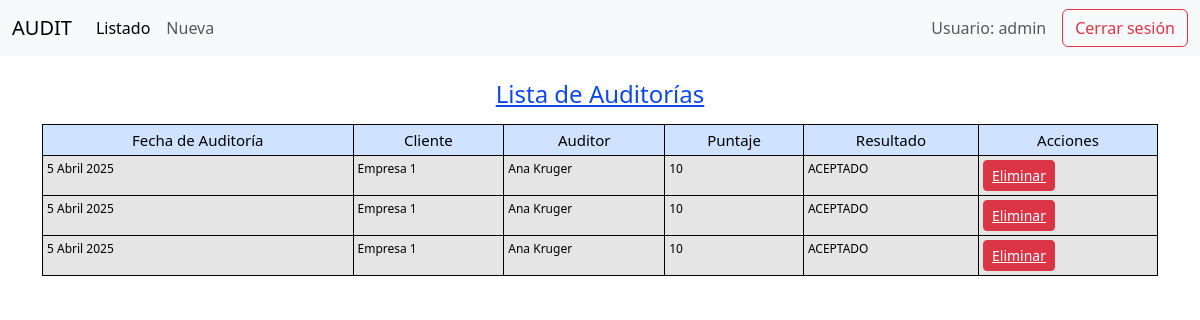
Before: /lista_auditorias/ (signed in) with the older database file.
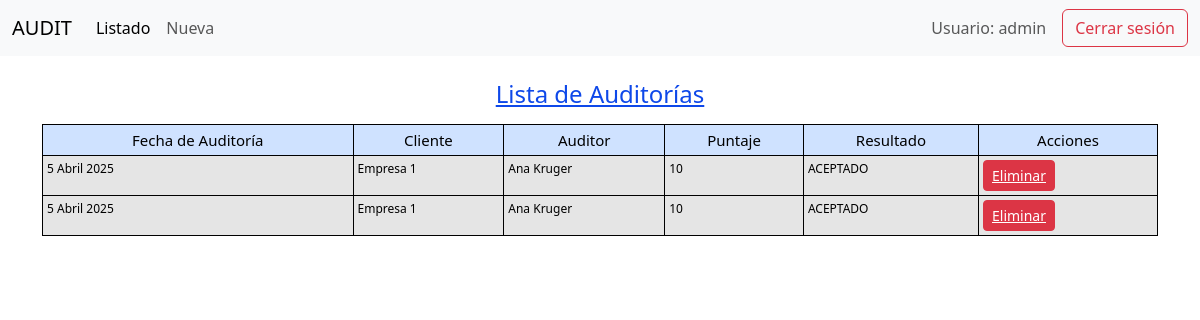
After: the same page with the newer database file.
### questions/models.py (models this page shows, shortened)
class Auditoria(models.Model):
    fecha = models.DateField()
    cliente = models.ForeignKey(Cliente, on_delete=models.CASCADE)
    auditor = models.ForeignKey(Auditor, on_delete=models.CASCADE)
    auditores_acompanantes = models.CharField(verbose_name='Auditores acompañantes',max_length=255, blank=True, null=True)
    lineas_auditadas = models.CharField(verbose_name='Lineas de producción auditadas',max_length=255, blank=True, null=True)

class Cliente(models.Model):
    nombre = models.CharField(max_length=255)
    def __str__(self):
        return self.nombre

class Auditor(models.Model):
    nombre = models.CharField(max_length=255)
    def __str__(self):
        return self.nombre

### questions/views.py (the view)
# urls.py: path('lista_auditorias/', lista_auditorias, name='lista_auditorias'),
@login_required
def lista_auditorias(request):
    auditorias = Auditoria.objects.all()
    auditorias_con_puntaje = []
    for auditoria in auditorias:
        puntaje_total = Respuesta.objects.filter(auditoria=auditoria).aggregate(Sum('puntaje'))['puntaje__sum'] or 0
        if puntaje_total >= puntaje_total * 0.75:  # Suponiendo que 75 es el puntaje mínimo para aprobar
            resultado = "ACEPTADO"
        else:
            resultado = "NO ACEPTADO"
        auditorias_con_puntaje.append({
            'auditoria': auditoria,
            'puntaje_total': puntaje_total,
            'resultado': resultado
        })
    return render(request, 'questions/lista_auditorias.html', {'auditorias': auditorias_con_puntaje})

### questions/templates/questions/lista_auditorias.html
{% extends 'questions/base.html' %}
{% block content %}
<div class="container">
    <h1 class="titulo-listado">Lista de Auditorías</h1>
    <table class="table table-sm" style="width: 100%;">
        <thead>
            <tr class="table-primary">
                <th>Fecha de Auditoría</th>
                <th>Cliente</th>
                <th>Auditor</th>
                <th>Puntaje</th>
                <th>Resultado</th>
                <th>Acciones</th>
            </tr>
        </thead>
        <tbody>
            {% for item in auditorias %}
            <tr class="table-active">
                <td>{{ item.auditoria.fecha }}</td>
                <td>{{ item.auditoria.cliente }}</td>
                <td>{{ item.auditoria.auditor }}</td>
                <td>{{ item.puntaje_total }}</td>
                <td>{{ item.resultado }}</td>
                <td>
                    <button class="btn btn-sm btn-danger">
                        <a class="eliminar" href="{% url 'eliminar_auditoria' item.auditoria.id %}">Eliminar</a>
                    </button>
                </td>
            </tr>
            {% endfor %}
        </tbody>
    </table>
</div>
{% endblock %}

Changed rows visible on the page:
removed Auditoria: auditoria.fecha "5 Abril 2025", auditoria.cliente "Empresa 1", auditoria.auditor "Ana Kruger", puntaje_total "10", resultado "ACEPTADO"
